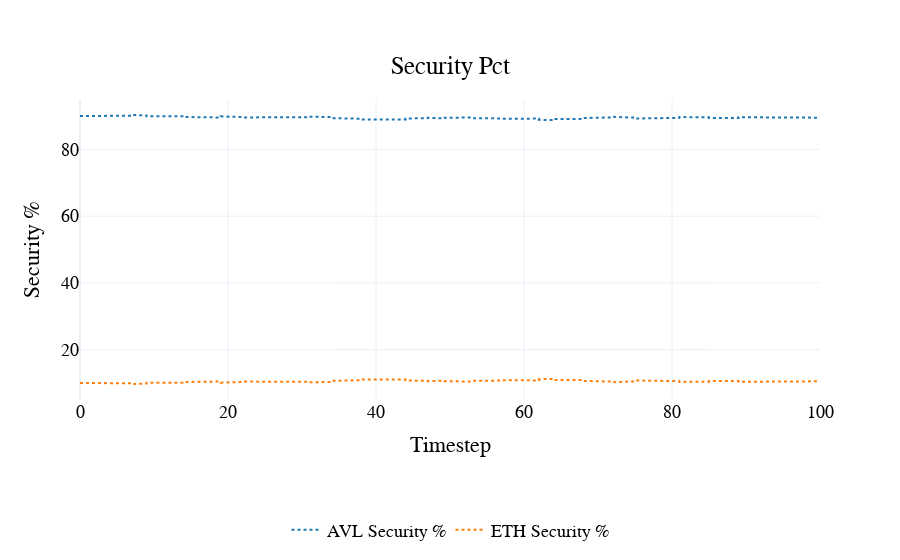
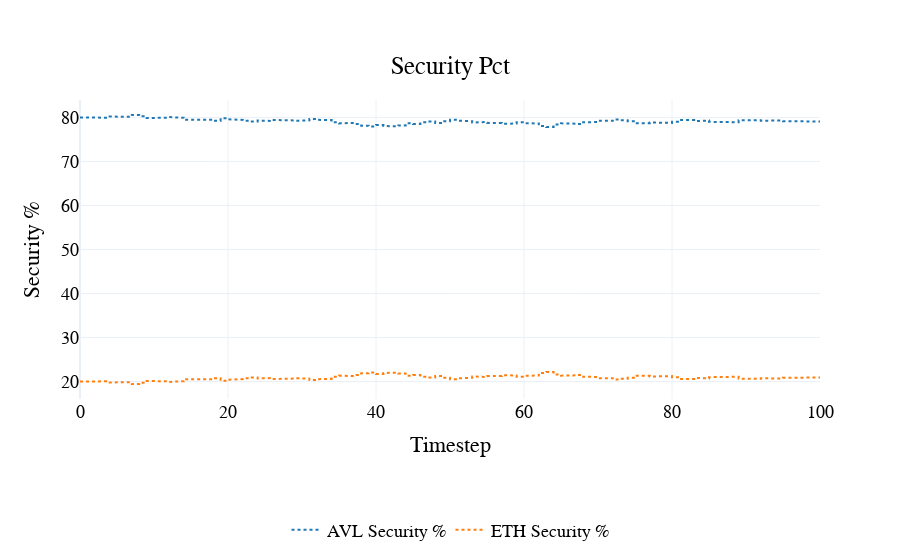
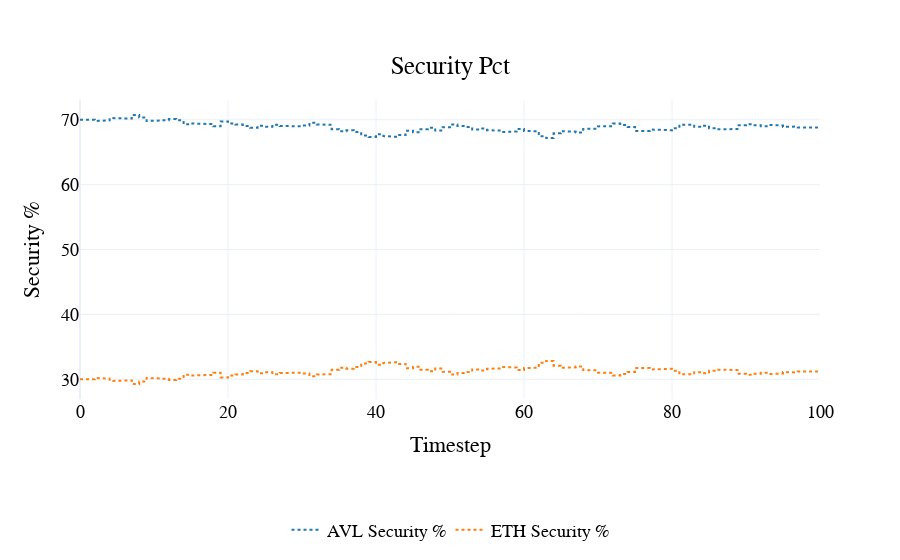
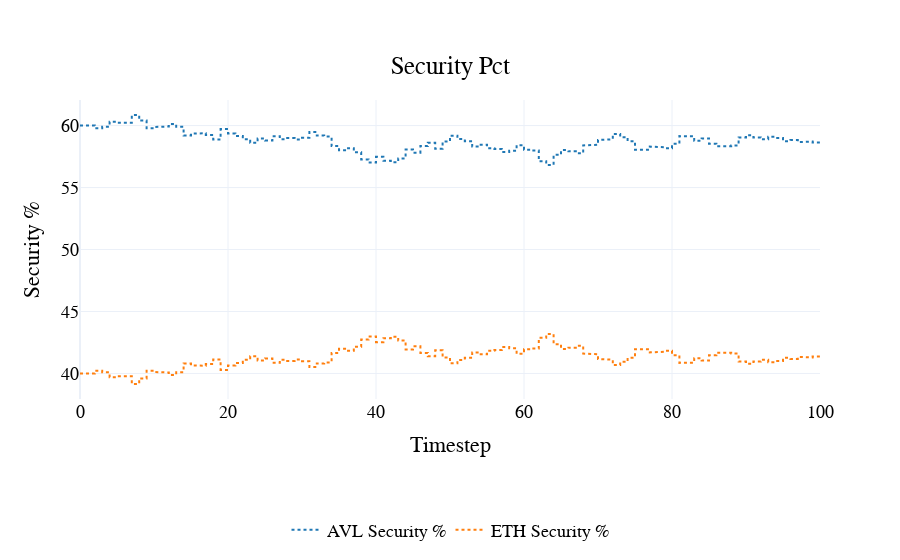

Notebook cell for these charts, in order:
### Code cell
for i in range(9):
    fig= visualizations.plot_security_pct(
        df[i]
    )
    pio.show(fig)

### Figure 1 — Plotly figure (JSON) as saved in the notebook; plotly's stock layout.template omitted (floating-point values rounded to 4 significant figures; data arrays with more than 128 entries replaced by an {"elided": "..."} marker saying what was removed)
{"data": [{"line": {"color": "#1f77b4", "dash": "dot"}, "name": "AVL Security %", "type": "scatter", "x": {"elided": "601 int values"}, "y": {"elided": "601 float values"}}, {"line": {"color": "#ff7f0e", "dash": "dot"}, "name": "ETH Security %", "type": "scatter", "x": {"elided": "601 int values"}, "y": {"elided": "601 float values"}}], "layout": {"font": {"color": "black", "family": "Arial", "size": 18}, "hovermode": "x unified", "legend": {"orientation": "h", "x": 0.5, "xanchor": "center", "y": -0.5, "yanchor": "bottom"}, "paper_bgcolor": "rgba(255, 255, 255, 1)", "plot_bgcolor": "rgba(255, 255, 255, 1)", "title": {"text": "Security Pct", "x": 0.5, "xanchor": "center", "y": 0.9, "yanchor": "top"}, "xaxis": {"title": {"text": "Timestep"}}, "yaxis": {"title": {"text": "Security %"}}}}

### Figure 2 — Plotly figure (JSON) as saved in the notebook; plotly's stock layout.template omitted (floating-point values rounded to 4 significant figures; data arrays with more than 128 entries replaced by an {"elided": "..."} marker saying what was removed)
{"data": [{"line": {"color": "#1f77b4", "dash": "dot"}, "name": "AVL Security %", "type": "scatter", "x": {"elided": "601 int values"}, "y": {"elided": "601 float values"}}, {"line": {"color": "#ff7f0e", "dash": "dot"}, "name": "ETH Security %", "type": "scatter", "x": {"elided": "601 int values"}, "y": {"elided": "601 float values"}}], "layout": {"font": {"color": "black", "family": "Arial", "size": 18}, "hovermode": "x unified", "legend": {"orientation": "h", "x": 0.5, "xanchor": "center", "y": -0.5, "yanchor": "bottom"}, "paper_bgcolor": "rgba(255, 255, 255, 1)", "plot_bgcolor": "rgba(255, 255, 255, 1)", "title": {"text": "Security Pct", "x": 0.5, "xanchor": "center", "y": 0.9, "yanchor": "top"}, "xaxis": {"title": {"text": "Timestep"}}, "yaxis": {"title": {"text": "Security %"}}}}

### Figure 3 — Plotly figure (JSON) as saved in the notebook; plotly's stock layout.template omitted (floating-point values rounded to 4 significant figures; data arrays with more than 128 entries replaced by an {"elided": "..."} marker saying what was removed)
{"data": [{"line": {"color": "#1f77b4", "dash": "dot"}, "name": "AVL Security %", "type": "scatter", "x": {"elided": "601 int values"}, "y": {"elided": "601 float values"}}, {"line": {"color": "#ff7f0e", "dash": "dot"}, "name": "ETH Security %", "type": "scatter", "x": {"elided": "601 int values"}, "y": {"elided": "601 float values"}}], "layout": {"font": {"color": "black", "family": "Arial", "size": 18}, "hovermode": "x unified", "legend": {"orientation": "h", "x": 0.5, "xanchor": "center", "y": -0.5, "yanchor": "bottom"}, "paper_bgcolor": "rgba(255, 255, 255, 1)", "plot_bgcolor": "rgba(255, 255, 255, 1)", "title": {"text": "Security Pct", "x": 0.5, "xanchor": "center", "y": 0.9, "yanchor": "top"}, "xaxis": {"title": {"text": "Timestep"}}, "yaxis": {"title": {"text": "Security %"}}}}

### Figure 4 — Plotly figure (JSON) as saved in the notebook; plotly's stock layout.template omitted (floating-point values rounded to 4 significant figures; data arrays with more than 128 entries replaced by an {"elided": "..."} marker saying what was removed)
{"data": [{"line": {"color": "#1f77b4", "dash": "dot"}, "name": "AVL Security %", "type": "scatter", "x": {"elided": "601 int values"}, "y": {"elided": "601 float values"}}, {"line": {"color": "#ff7f0e", "dash": "dot"}, "name": "ETH Security %", "type": "scatter", "x": {"elided": "601 int values"}, "y": {"elided": "601 float values"}}], "layout": {"font": {"color": "black", "family": "Arial", "size": 18}, "hovermode": "x unified", "legend": {"orientation": "h", "x": 0.5, "xanchor": "center", "y": -0.5, "yanchor": "bottom"}, "paper_bgcolor": "rgba(255, 255, 255, 1)", "plot_bgcolor": "rgba(255, 255, 255, 1)", "title": {"text": "Security Pct", "x": 0.5, "xanchor": "center", "y": 0.9, "yanchor": "top"}, "xaxis": {"title": {"text": "Timestep"}}, "yaxis": {"title": {"text": "Security %"}}}}
